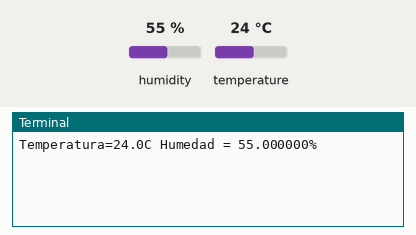
Recording of a program running on a simulated Raspberry Pi (BCM pin numbers). On the bench: the last lines printed to the terminal. The test bench sets the inputs (shaded band); at power-on: humidity 55 %, temperature 24 °C. Files the program writes start out absent.

Above: at 1.2 s.
1.3 s: humidity set to 22 %
At 5.0 s:
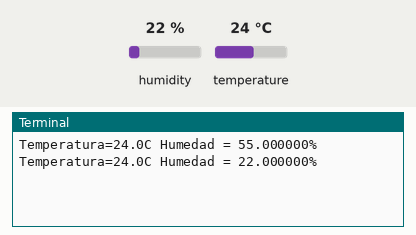
5.9 s: temperature set to 12 °C
At 8.7 s:
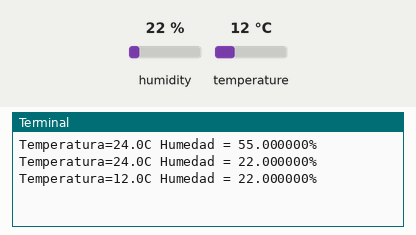
10.5 s: humidity set to 40 %
At 12.3 s:
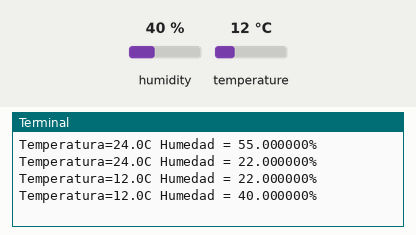
Timing chart, 0 to 13.8 s (numbered marks = the images above; inputs shaded):
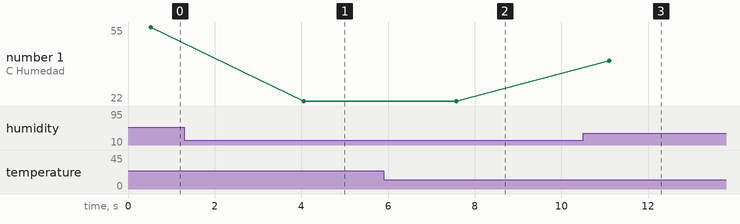

The program:

ejercicio1.py
```python
import Adafruit_DHT
import time
import os
DHT_SENSOR = Adafruit_DHT.DHT11
DHT_PIN = 4

file= open("datos.txt", "w")

while True:
	humedad, temperatura = Adafruit_DHT.read(DHT_SENSOR, DHT_PIN)
	if humedad is not None and temperatura is not None:
		print("Temperatura={0:0.1f}C Humedad = {1:01f}%".format(temperatura,humedad))
		file.write("Temperatura={0:0.1f}C Humedad = {1:01f}% \n".format(temperatura,humedad))
	else:
		print("Falla el sensor")
	time.sleep(3);

f.close()
```

Measured:
- after the input at 1.3 s, the terminal: prints a new line after 2.8 s (image 1)
- after the input at 5.9 s, the terminal: prints a new line after 1.7 s (image 2)
- after the input at 10.5 s, the terminal: prints a new line after 0.60 s (image 3)
- plotted number 1: 55 → 22 after the input at 1.3 s, 22 → 40 after the input at 10.5 s
